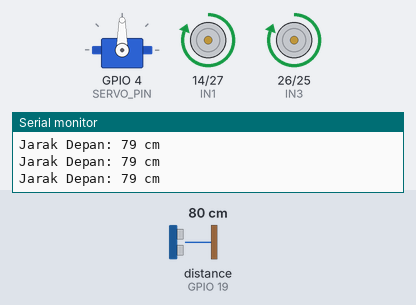
A sketch run on a simulated ESP32. Shown: servo, motor-driver pin pairs drawn as motors (green arrow = first pin HIGH = forward, orange = second pin HIGH = backward, longer = more drive, scaled by the enable pin), the last lines printed to the serial monitor. Wiring (inferred from the names in the program): ultrasonic range finder: trigger GPIO 18; echo GPIO 19. Inputs (shaded band) come from the test bench; at power-on: distance to the obstacle (sensor on GPIO 19) 80 cm. The echo pulse lasts 58.3 µs per cm.

Above: at 3.2 s.
3.3 s: distance to the obstacle (sensor on GPIO 19) set to 28 cm
4.8 s: distance to the obstacle (sensor on GPIO 19) set to 25 cm
At 6.0 s:
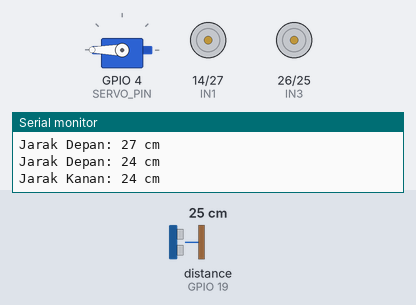
At 6.8 s:
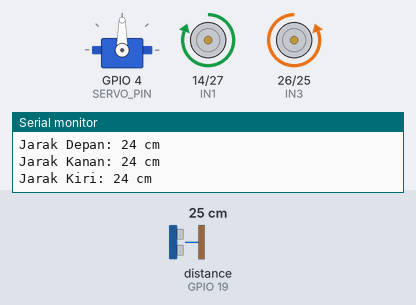
7.8 s: distance to the obstacle (sensor on GPIO 19) set to 35 cm
10.3 s: distance to the obstacle (sensor on GPIO 19) set to 2 cm
At 12.7 s:
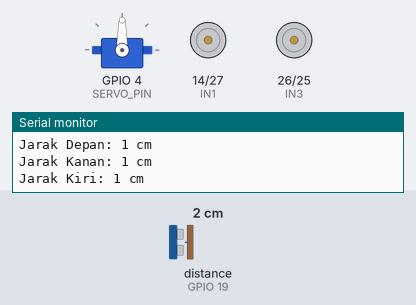
13.3 s: distance to the obstacle (sensor on GPIO 19) set to 120 cm
15.8 s: distance to the obstacle (sensor on GPIO 19) set to 4 cm
At 16.5 s:
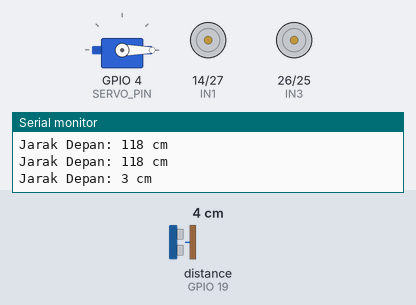
Timing chart, 0 to 19.8 s (numbered marks = the images above; inputs shaded):
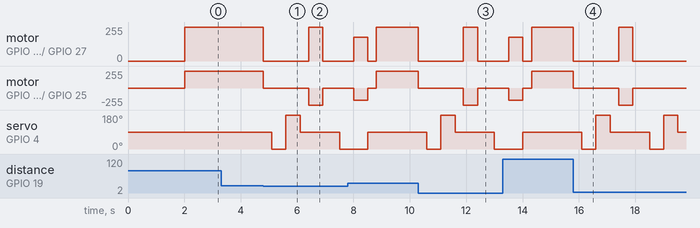

Measured:
- the behaviour switches between 27 and 26 cm on distance to the obstacle (sensor on GPIO 19) (found by bisection; images 0 and 1)
- after the input at 4.8 s, motor on GPIO 14 (IN1) / GPIO 27 (IN2): forward 255/255 → stopped at once, → forward 255/255 1.6 s later, → stopped 0.50 s later; motor on GPIO 26 (IN3) / GPIO 25 (IN4): forward 255/255 → stopped at once, → backward 255/255 1.6 s later, → stopped 0.50 s later
- after the input at 10.3 s, motor on GPIO 14 (IN1) / GPIO 27 (IN2): forward 255/255 → stopped at once, → forward 255/255 1.6 s later, → stopped 0.50 s later; motor on GPIO 26 (IN3) / GPIO 25 (IN4): forward 255/255 → stopped at once, → backward 255/255 1.6 s later, → stopped 0.50 s later
- after the input at 15.8 s, motor on GPIO 14 (IN1) / GPIO 27 (IN2): forward 255/255 → stopped at once, → forward 255/255 1.6 s later, → stopped 0.50 s later; motor on GPIO 26 (IN3) / GPIO 25 (IN4): forward 255/255 → stopped at once, → backward 255/255 1.6 s later, → stopped 0.50 s later

The sketch:

main.ino
```cpp
#include <ESP32Servo.h>

// --- PIN MOTOR DRIVER L298N KE ESP32 ---
const int ENA = 13; // D13 - PWM Kecepatan Motor Kiri
const int IN1 = 14; // D14 - Arah Motor Kiri
const int IN2 = 27; // D27 - Arah Motor Kiri

const int IN3 = 26; // D26 - Arah Motor Kanan
const int IN4 = 25; // D25 - Arah Motor Kanan
const int ENB = 33; // D33 - PWM Kecepatan Motor Kanan

// --- PIN SENSOR ULTRASONIK (HC-SR04) ---
const int TRIG_PIN = 18; // D18
const int ECHO_PIN = 19; // D19 (Gunakan pembagi tegangan 1kΩ & 2kΩ)

// Sensor 2 (kanan) - TRIG pakai pin bekas servo
const int TRIG_PIN_2 = 4;  // D4 (dulu SERVO_PIN)
const int ECHO_PIN_2 = 34; // D34 (input only, pin baru)

// Sensor 3 (kiri) - pin baru
const int TRIG_PIN_3 = 32; // D32
const int ECHO_PIN_3 = 35; // D35 (input only, pin baru)


// --- PIN SERVO ---
const int SERVO_PIN = 4; // D4

// --- PARAMETER PENGATURAN ---
const int JARAK_AMAN = 25;       // Batas deteksi halangan (dalam cm)
const int WAKTU_BELOK_90 = 500;   // Durasi (ms) agar robot berbelok ~90 derajat
const int WAKTU_PUTAR_180 = 500; // Durasi (ms) agar robot putar balik ~180 derajat

// --- KECEPATAN BELOK MOTOR ---
const int BELOK_KIRI = 180; // Kecepatan motor saat berbelok (0-255)
const int BELOK_KANAN = 180; // Kecepatan motor saat berbelok (0-255)
const int PUTAR_BALIK = 255; // Kecepatan motor saat putar balik (0-255)

Servo myServo;

void setup() {
  Serial.begin(115200);

  // Konfigurasi pin motor
  pinMode(ENA, OUTPUT);
  pinMode(IN1, OUTPUT);
  pinMode(IN2, OUTPUT);
  pinMode(IN3, OUTPUT);
  pinMode(IN4, OUTPUT);
  pinMode(ENB, OUTPUT);

  // Konfigurasi pin sensor ultrasonik
  pinMode(TRIG_PIN, OUTPUT);
  pinMode(ECHO_PIN, INPUT);

  // Inisialisasi Servo ke posisi depan (90 derajat)
  myServo.attach(SERVO_PIN);
  myServo.write(90);

  berhenti();
  delay(2000); // Jeda awal 2 detik sebelum mobil bergerak
}

void loop() {
  // Pastikan servo selalu menghadap ke depan saat bergerak
  myServo.write(90);

  int jarakDepan = bacaJarak();
  Serial.print("Jarak Depan: ");
  Serial.print(jarakDepan);
  Serial.println(" cm");

  if (jarakDepan > JARAK_AMAN) {
    // Jalur depan aman -> Mobil otomatis maju
    maju(255);
  } else {
    // 1. ADA HALANGAN DI DEPAN -> Mobil Berhenti
    berhenti();
    delay(300);

    // 2. Servo tengok ke kanan (0 derajat)
    myServo.write(0);
    delay(500); // Beri waktu servo berputar
    int jarakKanan = bacaJarak();
    Serial.print("Jarak Kanan: ");
    Serial.print(jarakKanan);
    Serial.println(" cm");

    if (jarakKanan > JARAK_AMAN) {
      // Kanan Aman -> Belok Kanan lalu Servo kembali ke Depan (90)
      belokKanan(BELOK_KANAN);
      delay(WAKTU_BELOK_90);
      berhenti();

      myServo.write(90);
      delay(300);
    }
    else {
      // 3. Kanan Ada Halangan -> Servo tengok ke kiri (180 derajat)
      myServo.write(180);
      delay(500);
      int jarakKiri = bacaJarak();
      Serial.print("Jarak Kiri: ");
      Serial.print(jarakKiri);
      Serial.println(" cm");

      if (jarakKiri > JARAK_AMAN) {
        // Kiri Aman -> Belok Kiri lalu Servo kembali ke Depan (90)
        belokKiri(BELOK_KIRI);
        delay(WAKTU_BELOK_90);
        berhenti();

        myServo.write(90);
        delay(300);
      }
      else {
        // 4. Kanan & Kiri Terhalang -> Putar Balik
        myServo.write(90); // Servo kembali menghadap depan
        delay(300);

        putarBalik(PUTAR_BALIK);
        delay(WAKTU_PUTAR_180);
        berhenti();
        delay(300);

        // Setelah putar balik, loop() otomatis akan mengukur jarak depan lagi.
        // Jika depan aman -> Maju. Jika masih ada halangan -> Ulangi siklus pengecekan.
      }
    }
  }
}

// ==========================================
//          FUNGSI SENSOR ULTRASONIK
// ==========================================
int bacaJarak() {
  digitalWrite(TRIG_PIN, LOW);
  delayMicroseconds(2);
  digitalWrite(TRIG_PIN, HIGH);
  delayMicroseconds(10);
  digitalWrite(TRIG_PIN, LOW);

  // Menerima pantulan gelombang (timeout 30ms ~ 5 meter)
  long durasi = pulseIn(ECHO_PIN, HIGH, 30000);

  if (durasi == 0) {
    return 400; // Jika tidak ada pantulan, anggap jarak sangat jauh
  }

  int jarak = durasi * 0.034 / 2;
  return jarak;
}

// ==========================================
//           FUNGSI KONTROL MOTOR
// ==========================================
void maju(int speed) {
  digitalWrite(IN1, HIGH);
  digitalWrite(IN2, LOW);
  analogWrite(ENA, speed);

  digitalWrite(IN3, HIGH);
  digitalWrite(IN4, LOW);
  analogWrite(ENB, speed);
}

void mundur(int speed) {
  digitalWrite(IN1, LOW);
  digitalWrite(IN2, HIGH);
  analogWrite(ENA, speed);

  digitalWrite(IN3, LOW);
  digitalWrite(IN4, HIGH);
  analogWrite(ENB, speed);
}

void belokKiri(int speed) {
  digitalWrite(IN1, LOW);
  digitalWrite(IN2, HIGH);
  analogWrite(ENA, speed);

  digitalWrite(IN3, HIGH);
  digitalWrite(IN4, LOW);
  analogWrite(ENB, speed);
}

void belokKanan(int speed) {
  digitalWrite(IN1, HIGH);
  digitalWrite(IN2, LOW);
  analogWrite(ENA, speed);

  digitalWrite(IN3, LOW);
  digitalWrite(IN4, HIGH);
  analogWrite(ENB, speed);
}

void putarBalik(int speed) {
  belokKanan(speed); // Berputar di tempat ke arah kanan
}

void berhenti() {
  digitalWrite(IN1, LOW);
  digitalWrite(IN2, LOW);
  analogWrite(ENA, 0);

  digitalWrite(IN3, LOW);
  digitalWrite(IN4, LOW);
  analogWrite(ENB, 0);
}
```
